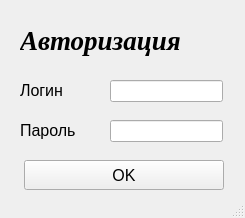
<?xml version="1.0" encoding="UTF-8"?>
<ui version="4.0">
 <class>Avtorization</class>
 <widget class="QMainWindow" name="Avtorization">
  <property name="geometry">
   <rect>
    <x>0</x>
    <y>0</y>
    <width>245</width>
    <height>218</height>
   </rect>
  </property>
  <property name="windowTitle">
   <string>Avtorization</string>
  </property>
  <widget class="QWidget" name="centralwidget">
   <widget class="QLabel" name="label_main">
    <property name="geometry">
     <rect>
      <x>20</x>
      <y>20</y>
      <width>201</width>
      <height>41</height>
     </rect>
    </property>
    <property name="font">
     <font>
      <family>Times New Roman</family>
      <pointsize>20</pointsize>
      <weight>75</weight>
      <italic>true</italic>
      <bold>true</bold>
     </font>
    </property>
    <property name="text">
     <string>Авторизация</string>
    </property>
   </widget>
   <widget class="QPushButton" name="but_ok">
    <property name="geometry">
     <rect>
      <x>24</x>
      <y>160</y>
      <width>200</width>
      <height>30</height>
     </rect>
    </property>
    <property name="font">
     <font>
      <pointsize>12</pointsize>
     </font>
    </property>
    <property name="text">
     <string>OK</string>
    </property>
   </widget>
   <widget class="QLineEdit" name="entry_passwd">
    <property name="geometry">
     <rect>
      <x>110</x>
      <y>120</y>
      <width>113</width>
      <height>22</height>
     </rect>
    </property>
   </widget>
   <widget class="QLineEdit" name="entry_login">
    <property name="geometry">
     <rect>
      <x>110</x>
      <y>80</y>
      <width>113</width>
      <height>22</height>
     </rect>
    </property>
   </widget>
   <widget class="QLabel" name="label_log">
    <property name="geometry">
     <rect>
      <x>20</x>
      <y>80</y>
      <width>71</width>
      <height>21</height>
     </rect>
    </property>
    <property name="font">
     <font>
      <pointsize>12</pointsize>
     </font>
    </property>
    <property name="text">
     <string>Логин</string>
    </property>
   </widget>
   <widget class="QLabel" name="label_passwd">
    <property name="geometry">
     <rect>
      <x>20</x>
      <y>120</y>
      <width>71</width>
      <height>21</height>
     </rect>
    </property>
    <property name="font">
     <font>
      <pointsize>12</pointsize>
     </font>
    </property>
    <property name="text">
     <string>Пароль</string>
    </property>
   </widget>
  </widget>
  <widget class="QStatusBar" name="statusbar"/>
 </widget>
 <resources/>
 <connections/>
</ui>
